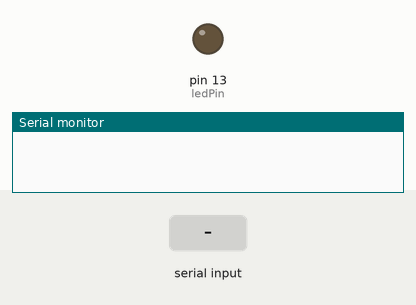
The sketch below on a simulated Arduino Uno, built with avr-gcc and run on an emulated ATmega328P. Parts: output pins drawn as LEDs (lit = HIGH), the last lines printed to the serial monitor. The test bench sets the inputs (shaded band).

Above: at 1.2 s.
1.3 s: "1" received over Serial
At 1.7 s:
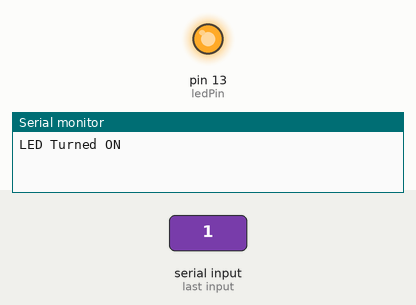
2.8 s: "0" received over Serial
At 4.1 s:
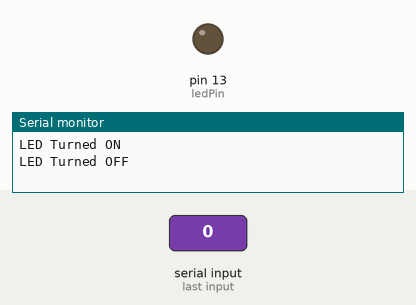
Timing chart, 0 to 5.8 s (numbered marks = the images above; inputs shaded):
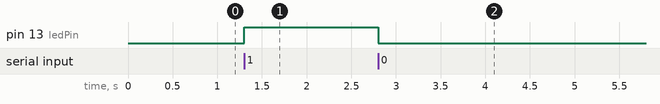

Measured:
- after the input at 1.3 s, pin 13 (ledPin): LOW → HIGH at once
- after the input at 2.8 s, pin 13 (ledPin): HIGH → LOW at once

The sketch:

btLEDtest1.ino
```cpp
int ledPin = 13;
int flag = 0;
int receivedData;
void setup() {
  pinMode(ledPin, OUTPUT);
  digitalWrite(ledPin, LOW);
  Serial.begin(9600);
}
void loop() {
  if (Serial.available() > 0) {
    receivedData = Serial.read();
    flag = 1;
  }
  if (flag == 1) {
    switch (receivedData) {
      case '0':
        digitalWrite(ledPin, LOW);
        Serial.println("LED Turned OFF");
        break;
      case '1':
        digitalWrite(ledPin, HIGH);
        Serial.println("LED Turned ON");
        break;
      default:
        Serial.println("Nothing here");
        break;
    }
    flag = 0;
    receivedData = 12;
  }
  Serial.flush();
}
```
